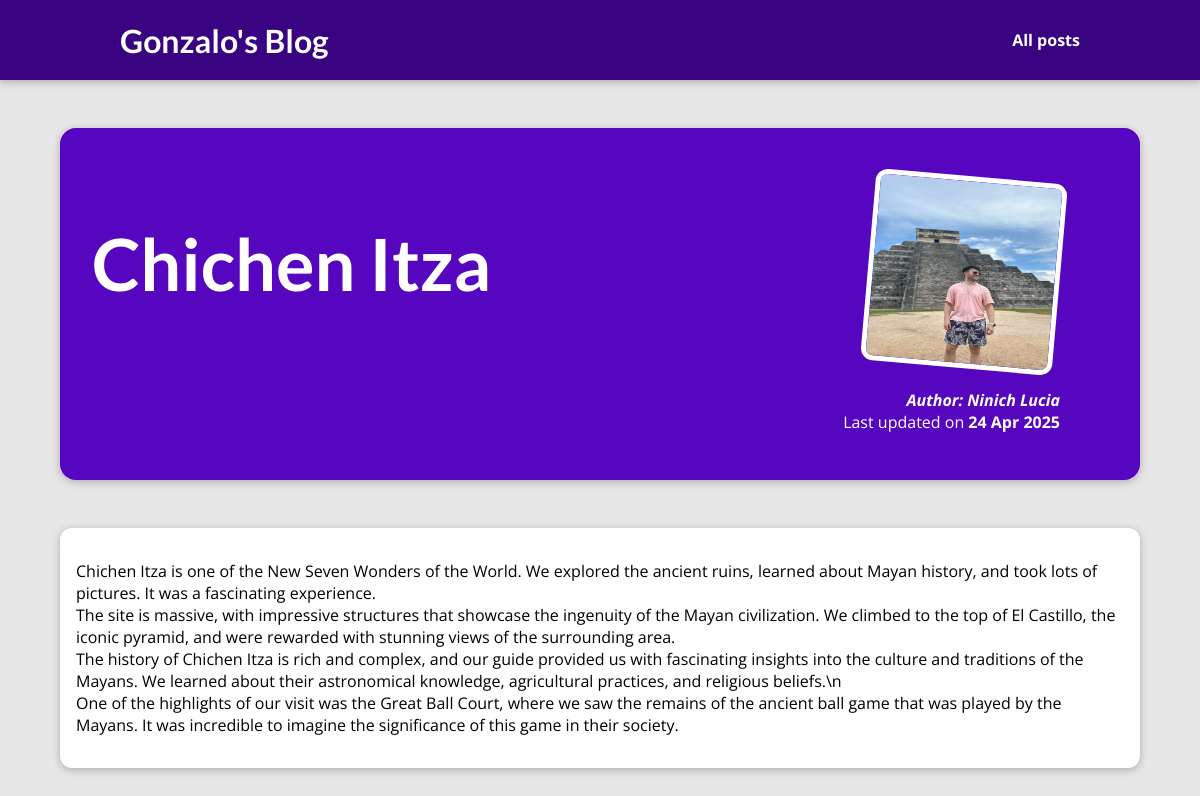
Page /posts/chichen-itza on the committed database.
### blog/models.py (models this page shows, shortened)
class Post(models.Model):
    title = models.CharField(max_length=200)
    excerpt = models.CharField(max_length=200)
    image_name = models.CharField(max_length=200)
    date = models.DateField(auto_now=True)
    slug = models.SlugField(max_length=200, unique=True)
    content = models.TextField(validators=[MinLengthValidator(10)])
    author = models.ForeignKey(
        Author, null=True, on_delete=models.SET_NULL, related_name='posts')
    tags = models.ManyToManyField(Tag)

class Author(models.Model):
    first_name = models.CharField(max_length=100)
    last_name = models.CharField(max_length=100)
    email = models.EmailField()
    def full_name(self):
        return f'Author: {self.last_name} {self.first_name}'
    def __str__(self):
        return self.full_name()

### blog/views.py (the view)
# urls.py: path('posts/<str:slug>', views.post_detail, name='post_detail'),
def post_detail(request, slug):
    post = Post.objects.get(slug=slug)
    return render(request, 'blog/post-detail.html', {'slug': slug, 'post': post})

### blog/templates/blog/post-detail.html (shortened to what this page needs)
{% extends "base.html" %}
{% load static %}
{% block css_files %}
    <link rel="stylesheet" href="{% static 'blog/post-detail.css' %}">
{% endblock css_files %}
{% block content %}
    <section id="summary">
      <h2>{{ post.title }}</h2>
      <article>
        <img src="{% static 'blog/images/'|add:post.image_name %}" alt={{ post.title }}>
        <address>{{ post.author }} </address>
        <div>
            Last updated on <time datetime="">{{ post.date|date:"d M Y"}}</time>
        </div>
      </article>
    </section>
    <main>
        <p>{{ post.content|linebreaks }}</p>
    </main>
{% endblock content %}

### static/app.css (style rules this page uses)
* { box-sizing: border-box; }
html { font-family: 'Open Sans', 'Lato', sans-serif; }
body { margin: 0; }
h1, h2, h3 { font-family: 'Lato', sans-serif; font-weight: bold; }

### blog/static/blog/post-detail.css (style rules this page uses)
body { background-color: #e7e7e7; }
#summary { margin: 8rem auto 3rem auto; padding: 2rem; width: 90%; max-width: 90rem; border-radius: 16px; background-color: #5706c0; position: relative; box-shadow: 0 2px 8px rgba(0, 0, 0, 0.25); height: 22rem; }
#summary h2 { color: white; font-size: 4.5rem; }
#summary article { position: absolute; top: 2rem; right: 3rem; padding: 1rem 2rem; border-radius: 12px; text-align: right; color: white; }
#summary article img { width: 12rem; height: 12rem; border-radius: 12px; transform: rotateZ(5deg); border: 5px solid white; margin-bottom: 1rem; }
#summary address { font-weight: bold; }
#summary time { font-weight: bold; }
main { width: 90%; max-width: 90rem; margin: 3rem auto; background-color: white; padding: 1rem; border-radius: 12px; box-shadow: 0 2px 8px rgba(0, 0, 0, 0.25); }

### rows in the picture
Post: title "Chichen Itza", image_name (picture), author "Author: Ninich Lucia", date "24 Apr 2025", content "Chichen Itza is one of the New Seven Wonders of the World. We explored the ancient ruins, learned about Mayan history, and took lots of pictures. It was a fascinating experience. The site is massive, with impressive structures that showcase the ingenuity of the Mayan civilization. We climbed to the top of El Castillo, the iconic pyramid, and were rewarded with stunning views of the surrounding area. The history of Chichen Itza is rich and complex, and our guide provided us with fascinating insights into the culture and traditions of the Mayans. We learned about their astronomical knowledge, agricultural practices, and religious beliefs.\\n One of the highlights of our visit was the Great…"
